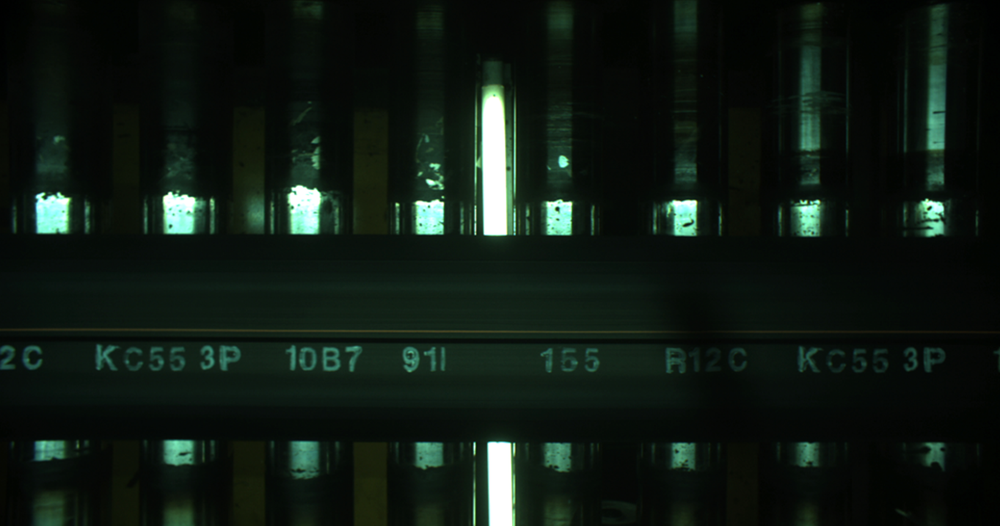
#> input picture images/tire.png, 1000 x 526 px, shrunk from 1363 x 717 before the run
$ python tire_detection.py
#> lines starting #> are read from the running program, lines starting #| are printed output that depends on the picture; after the words box and inside, x2 and y2 are one past the last pixel; in counts of white or black regions, pixels touching at a corner belong together
import cv2
import numpy as np
# [15 lines of commented-out code are left out]
def find_steep_changes(lst, threshold):
    steep_changes = []
    for i in range(1, len(lst)):
        if abs(lst[i] - lst[i-1]) > threshold:
            steep_changes.append(i)
    return steep_changes

origin_image = cv2.imread("images/tire.png", cv2.IMREAD_COLOR)
#> origin_image is the input picture: shape (526, 1000, 3); mean B, G, R 19.5, 26.6, 16
image = cv2.imread("images/tire.png", cv2.IMREAD_GRAYSCALE)
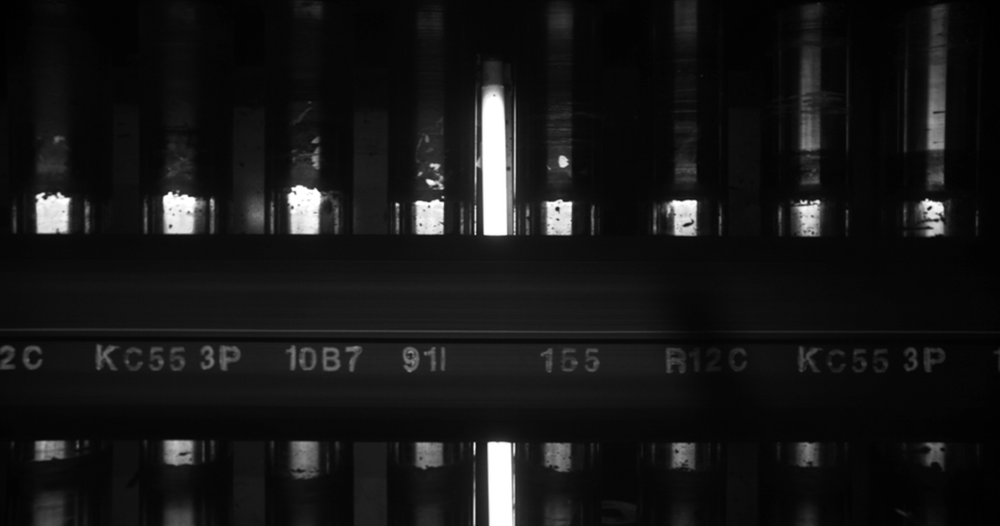
#> image: shape (526, 1000); min 0, max 255, mean 22.2
h,w = image.shape
#> h = 526; w = 1000
ret, dst = cv2.threshold(image, 100, 255, cv2.THRESH_BINARY)
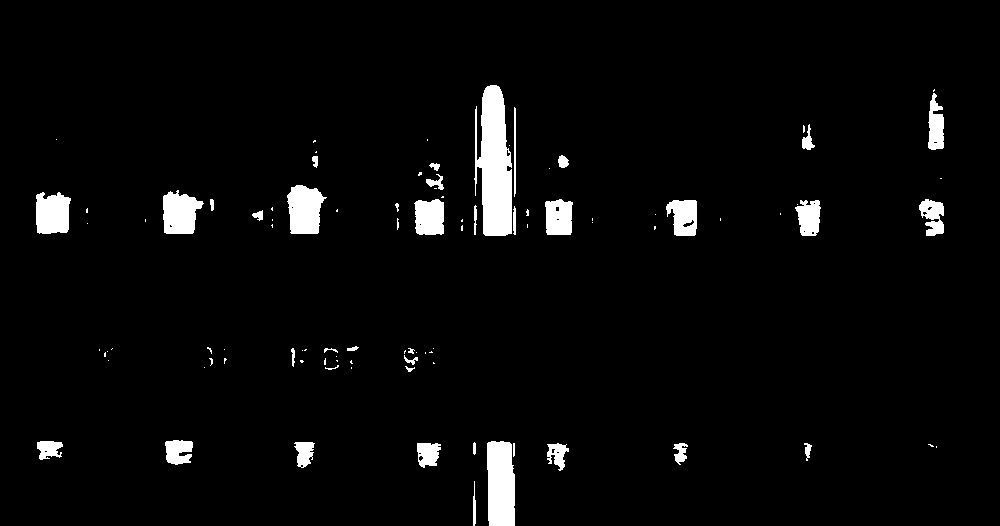
#> dst: shape (526, 1000); 3.6% white; 96 white regions (57 under 20 px), largest, box (x1, y1, x2, y2) and area: (474, 85, 512, 236) 4173, (487, 441, 515, 526) 2210, (287, 185, 327, 234) 1456
TF_img = dst > 0
TF_img_sum = TF_img.sum(axis=1)
#> TF_img_sum = 526 values, max 278 at index 206, min 0 at index 0, mean 36.2
tire_y = find_steep_changes(TF_img_sum,58)
#> after the loop in find_steep_changes, `for i in range(1, len(lst)):`: steep_changes = [234, 236]
#> tire_y = [234, 236]
#> (the run stopped early here; a loop or call above may not have finished)
